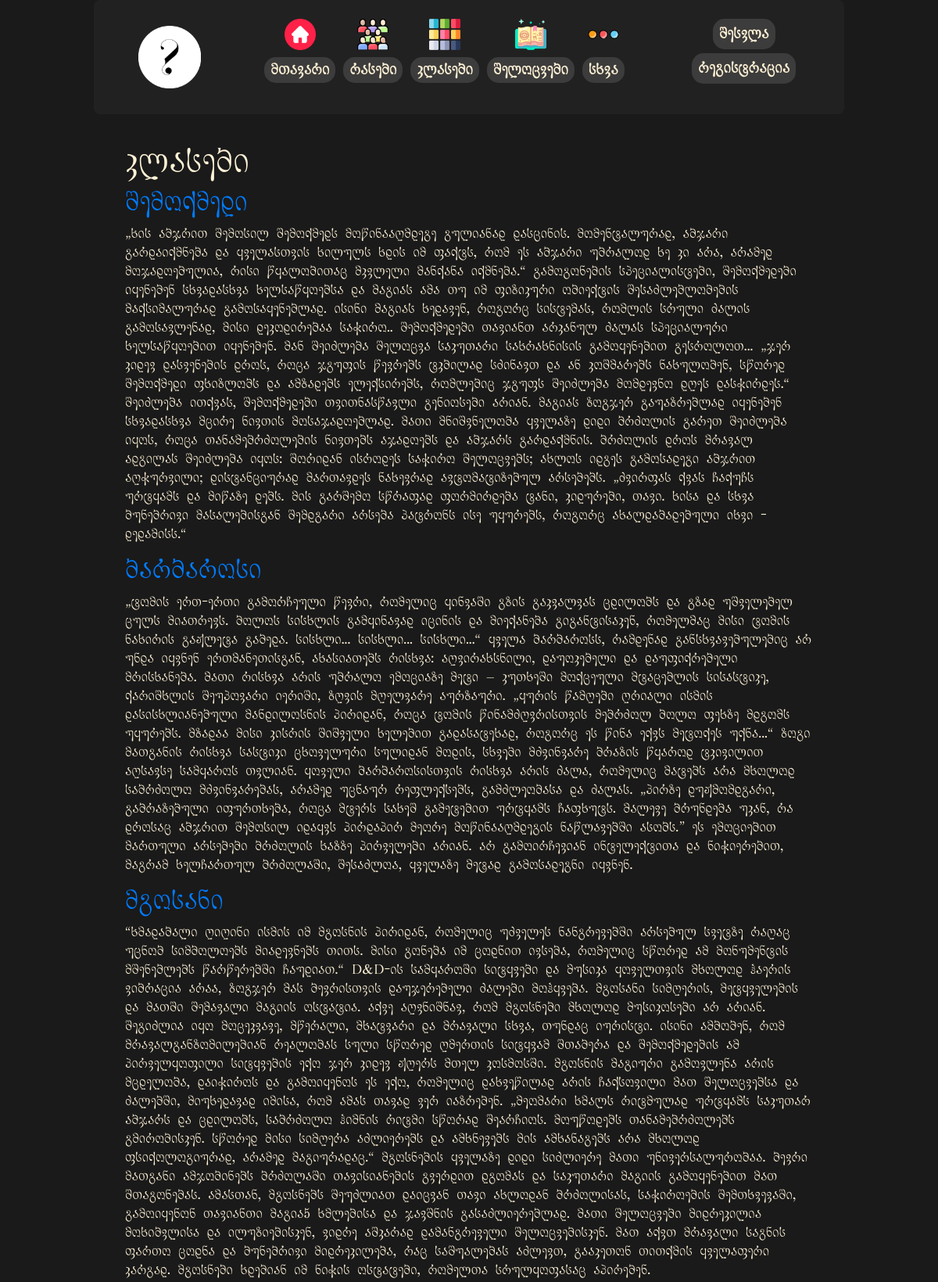
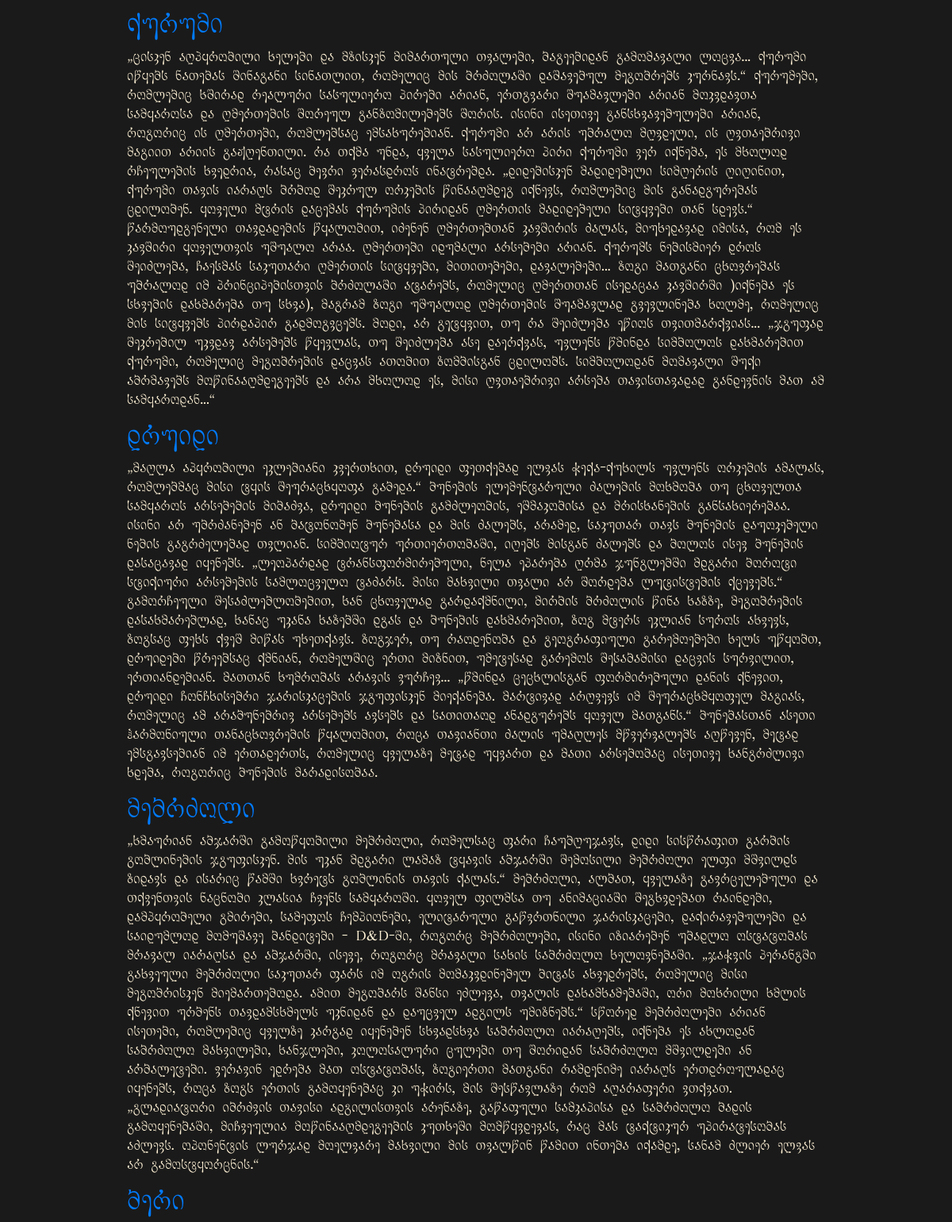
/classes/ (upper part), run on the app's committed database (2 pictures, top to bottom).
### myapp/models.py (models this page shows, shortened)
class Class(models.Model):
    name = models.CharField(max_length=50)
    description = models.TextField()
    hit_die = models.ForeignKey(Dice, on_delete=models.CASCADE)
    hit_points_at_first_level = models.CharField(max_length=50, null=True, blank=True)
    hit_points_at_higher_levels = models.CharField(max_length=50, null=True, blank=True)
    saving_throw_proficiencies = models.ManyToManyField('SavingThrow')
    armor_proficiencies = models.ManyToManyField('Armor', blank=True)
    weapon_proficiencies = models.ManyToManyField('Weapon', blank=True)
    tool_proficiencies = models.ManyToManyField('Tool', blank=True)
    skill_proficiencies = models.ManyToManyField('Skill')
    weapon_groups = models.ManyToManyField('WeaponGroup', blank=True)
    armor_groups = models.ManyToManyField('ArmorGroup', blank=True)
    equipment = models.ManyToManyField('Equipment', blank=True)
    spellcasting_ability = models.ForeignKey('AbilityScore', on_delete=models.CASCADE, null=True, blank=True, related_name='spellcasting_ability_for')
    traits = models.ManyToManyField('Trait', blank=True)

### myapp/views.py (the view)
# urls.py: path('classes/', views.classes_page, name='classes_page'),
def classes_page(request):
    classes = Class.objects.all()
    return render(request, 'classes_page.html', {'classes': classes})

### myapp/templates/classes_page.html (shortened to what this page needs)
{% extends 'base.html' %}
{% load static %}
{% block extra_css %}
<link rel="stylesheet" href="{% static 'css/styles.css' %}">
{% endblock %}
{% block content %}
<div class="container classes-container">
    <h1 class="classes-title">კლასები</h1>
    {% for class_obj in classes %}
    <div class="class-item">
        <h2><a href="{% url 'class_detail' class_obj.id %}" class="class-link">{{ class_obj.name }}</a></h2>
        <p>{{ class_obj.description }}</p>
    </div>
    {% endfor %}
</div>
{% endblock %}

### static/css/styles.css (style rules this page uses)
body, html { font-family: "KA_LORTKIPANIDZE", sans-serif; background-color: #1a1a1a; color: #fff2d6; margin: 0; padding: 0; height: 100%; }
.container { max-width: 960px; margin: auto; padding: 20px; }

### data on the page
Class: name "შემოქმედი", description "„ხის აბჯრით შემოსილ შემოქმედს მოწინააღმდეგე გულიანად დასცინის. მომენტალურად, აბჯარი გარდაიქმნება და ყველასთვის ხილულს ხდის იმ ფაქტს, რომ ეს აბჯარი უბრალოდ ხე კი არა, არამედ მოჯადოებულია, რისი წყალობითაც მკვლელი მანქანა იქმნება.“ გამოგონების სპეციალისტები, შემოქმედები იყენებენ სხვადასხვა ხელსაწყოებსა და მაგიას ამა თუ იმ ფიზიკური ობიექტის შესაძლებლობების მაქსიმალურად გამოსაყენებლად. ისინი მაგიას ხედავენ, როგორც სისტემას, რომლის სრული ძალის გამოსავლენად, მისი დეკოდირებაა საჭირო.. შემოქმედები თავიანთ არკანულ ძალას სპეციალური ხელსაწყოებით იყენებენ. მან შეიძლება შელოცვა საკუთარი სახრახნისის გამოყენებით გესროლოთ... „ჯერ კიდევ დასვენების დროს, როცა ჯგუფის წევრებს ტკბილად სძინავთ და ან კოშმარებს…"
Class: name "ბარბაროსი", description "„ტომის ერთ-ერთი გამორჩეული წევრი, რომელიც ყინვაში გზის გაკვალვას ცდილობს და გზად უშველებელ ცულს მიათრევს. ბოლოს სისხლის გამყინავად იცინის და მიექანება გიგანტისაკენ, რომელმაც მისი ტომის ნახირის გაჟლეტა გაბედა. სისხლი... სისხლი... სისხლი...“ ყველა ბარბაროსს, რამდენად განსხვავებულებიც არ უნდა იყვნენ ერთმანეთისგან, ახასიათებს რისხვა: აღვირახსნილი, დაუოკებელი და დაუფიქრებელი მრისხანება. მათი რისხვა არის უბრალო ემოციაზე მეტი – კუთხეში მოქცეული მტაცებლის სისასტიკე, ქარიშხლის შეუპოვარი იერიში, ზღვის მღელვარე აურზაური. „ყურის წამღები ღრიალი ისმის დასისხლიანებული მანდილოსნის პირიდან, როცა ტომის წინამძღვრისთვის მებრძოლ ბოლო ფეხზე მდგომს უყურებს. მზადაა მისი კისრის შიშველი ხელებით გადასატეხად, როგორც…"
Class: name "მგოსანი", description "“ხმადაბალი ღიღინი ისმის იმ მგოსნის პირიდან, რომელიც უძველეს ნანგრევებში არსებულ სვეტზე რაღაც უცნობ სიმბოლოებს მიადევნებს თითს. მისი გონება იმ ცოდნით ივსება, რომელიც სწორედ ამ მონუმენტის მშენებლებს წარწერებში ჩაუდიათ.“ D&D-ის სამყაროში სიტყვები და მუსიკა ყოველთვის მხოლოდ ჰაერის ვიბრაცია არაა, ზოგჯერ მას ბევრისთვის დაუჯერებელი ძალები მოჰყვება. მგოსანი სიმღერის, მეტყველების და მათში შემავალი მაგიის ოსტატია. აქვე აღვნიშნავ, რომ მგოსნები მხოლოდ მუსიკოსები არ არიან. შეგიძლია იყო მოცეკვავე, მწერალი, მხატვარი და მრავალი სხვა, თუნდაც იურისტი. ისინი ამბობენ, რომ მრავალგანზომილებიან რეალობას სული სწორედ ღმერთის სიტყვამ შთაბერა და შემოქმედების ამ პირველყოფილი სიტყვების ექო ჯერ კიდევ ჟღერს მთელ…"
Class: name "ქურუმი", description "„ცისკენ აღპყრობილი ხელები და მზისკენ მიმართული თვალები, ბაგეებიდან გამომავალი ლოცვა... ქურუმი იწყებს ნათებას შინაგანი სინათლით, რომელიც მის ბრძოლაში დაშავებულ მეგობრებს კურნავს.“ ქურუმები, რომლებიც ხშირად რეალური სასულიერო პირები არიან, ერთგვარი შუამავლები არიან მოკვდავთა სამყაროსა და ღმერთების შორეულ განზომილებებს შორის. ისინი ისეთივე განსხვავებულები არიან, როგორიც ის ღმერთები, რომლებსაც ემსახურებიან. ქურუმი არ არის უბრალო მღვდელი, ის ღვთაებრივი მაგიით არიის გაჟღენთილი. რა თქმა უნდა, ყველა სასულიერო პირი ქურუმი ვერ იქნება, ეს მხოლოდ რჩეულების ხვედრია, რასაც ბევრი ვერასდროს ინატრებდა. „დიდებისკენ მადიდებელი სიმღერის ღიღინით, ქურუმი თავის იარაღს ბრბოდ შეკრულ ორკების წინააღმდეგ იქნევს,…"
Class: name "დრუიდი", description "„მაღლა აპყრობილი ეკლებიანი კვერთხით, დრუიდი ფეთქებად ელვას ჭექა-ქუხილს უვლენს ორკების ამალას, რომლებმაც მისი ტყის შეურაცხყოფა გაბედა.“ ბუნების ელემენტარული ძალების მოხმობა თუ ცხოველთა სამყაროს არსებების მიბაძვა, დრუიდი ბუნების გამძლეობის, ეშმაკობისა და მრისხანების განსახიერებაა. ისინი არ უბრძანებენ ან ბატონობენ ბუნებასა და მის ძალებს, არამედ, საკუთარ თავს ბუნების დაუოკებელი ნების გაგრძელებად თვლიან. სიმბიოტურ ურთიერთობაში, იღებს მისგან ძალებს და ბოლოს ისევ ბუნების დასაცავად იყენებს. „ლეოპარდად ტრანსფორმირებული, ნელა ეპარება ღრმა ჯუნგლებში მდგარი ბოროტი სტიქიური არსებების სამლოცველო ტაძარს. მისი მახვილი თვალი არ შორდება ლუტისტების ქცევებს.“ გამორჩეული შესაძლებლობებით, ხან ცხოველად…"
Class: name "მებრძოლი", description "„ხმაურიან აბჯარში გამოწყობილი მებრძოლი, რომელსაც ფარი ჩაუბღუჯავს, დიდი სისწრაფით გარბის გობლინების ჯგუფისკენ. მის უკან მდგარი ლამაზ ტყავის აბჯარში შემოსილი მებრძოლი ელფი მშვილდს ზიდავს და ისარიც წამში ხვრეტს გობლინის თავის ქალას.“ მებრძოლი, ალბათ, ყველაზე გავრცელებული და თქვენთვის ნაცნობი კლასია ჩვენს სამყაროში. ყოველ ფილმსა თუ ანიმაციაში შეგხვდებათ რაინდები, დამპყრობელი გმირები, სამეფოს ჩემპიონები, ელიტარული გაწვრთნილი ჯარისკაცები, დაქირავებულები და საიდუმლოდ მომუშავე ბანდიტები - D&D-ში, როგორც მებრძოლები, ისინი იზიარებენ უბადლო ოსტატობას მრავალ იარაღსა და აბჯარში, ისევე, როგორც მრავალი სახის საბრძოლო ხელოვნებაში. „ჯაჭვის პერანგში გახვეული მებრძოლი საკუთარ ფარს იმ ოგრის მომაკვდინებელ ბიტას…"
Class: name "ბერი"
